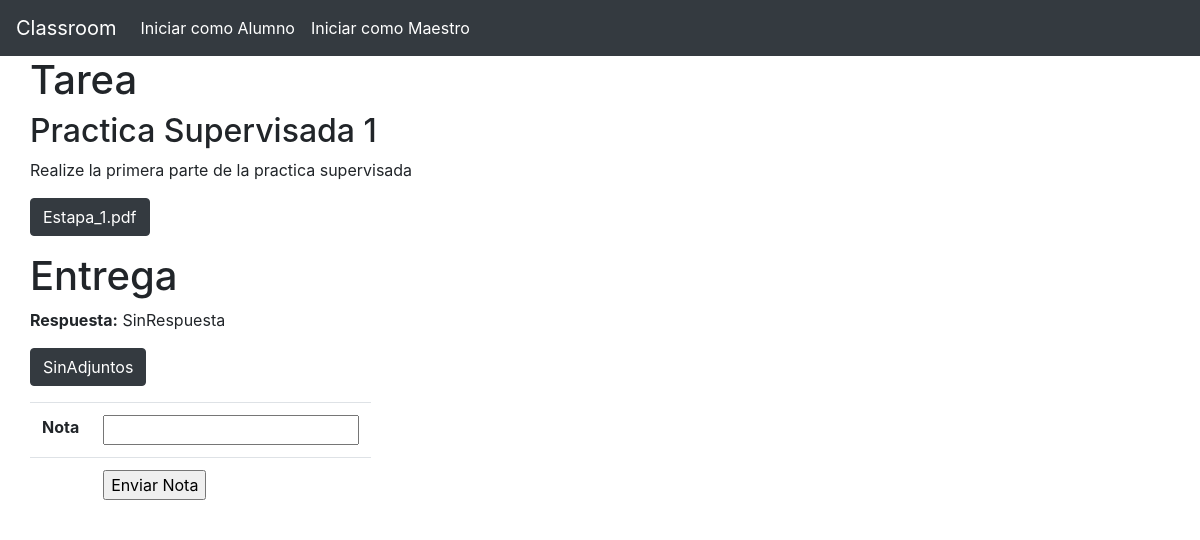
The page /calificar/2 (signed in) on the database as committed earlier.
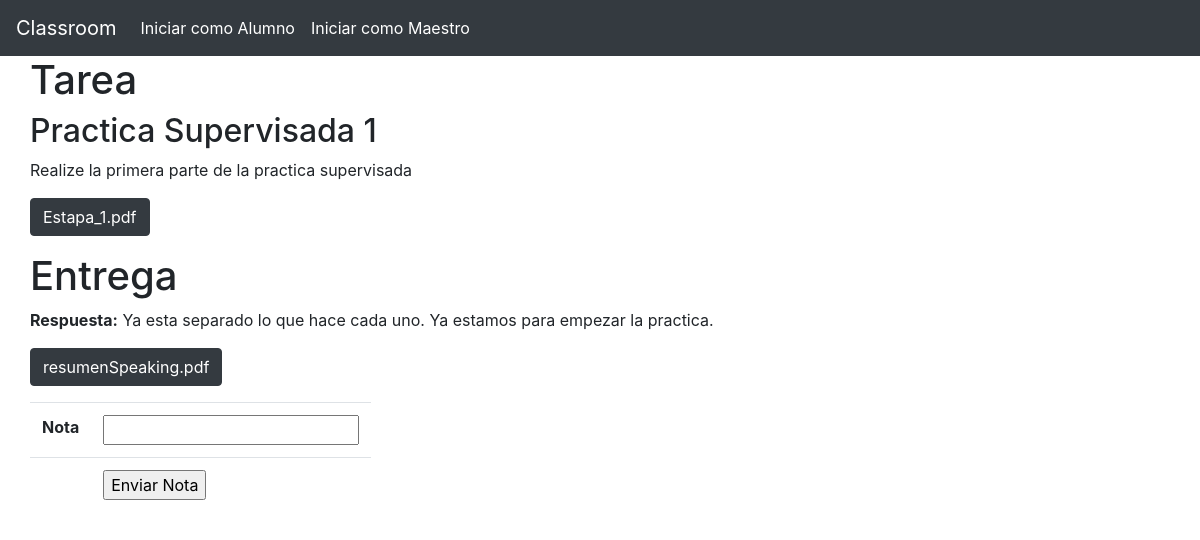
The same page on the database as committed later.
### app.py (models this page shows)
class Tareas(db.Model):
    Id                = db.Column(db.Integer, primary_key=True)
    IdClase           = db.Column(db.Integer, db.ForeignKey('clases.Id'), nullable=False)
    Titulo            = db.Column(db.String(30), nullable=False)
    Descripcion       = db.Column(db.String(120), nullable=False)
    PathAdjuntos      = db.Column(db.String(50), nullable=False)
    entregas          = db.relationship("Entregas", backref="tareasEntregadas")

class Entregas(db.Model):
    Id                = db.Column(db.Integer, primary_key=True)
    IdTarea           = db.Column(db.Integer, db.ForeignKey('tareas.Id'), nullable=False)
    IdAlumno          = db.Column(db.Integer, db.ForeignKey('alumno.Id'), nullable=False)
    PathAdjuntos      = db.Column(db.String(50), nullable=False)
    Respuesta         = db.Column(db.String(300), nullable=False)
    Calificado        = db.Column(db.Boolean, nullable=False)
    Nota              = db.Column(db.Integer, nullable=False)

### app.py (the view)
@app.route("/calificar/<int:idEntrega>", methods=["GET", "POST"])
def calificarTareas(idEntrega):
    if not "type" in session:
        flash("Cuidado mano, que tengo tu ip")
        return redirect("/")
    if session["type"] != "Admin" and session["type"] != "Profe":
        flash("Cuidado mano, que tengo tu ip")
        return redirect("/")
    if request.method == "POST":
        nota = request.form.get("nota")
        entrega = Entregas.query.get(idEntrega)
        if entrega:
            entrega.Nota = nota
            entrega.Calificado = True
            db.session.commit()
        else:
            flash("Id de tarea incorrecto")
        return redirect("/calificar")
    else:
        entrega = Entregas.query.get(idEntrega)
        tarea = Tareas.query.get(entrega.IdTarea)
        return render_template("calificarTarea.html", entrega=entrega, tarea=tarea)
    return f"Calificar {idTarea}"

### templates/calificarTarea.html (shortened to what this page needs)
{% extends "base.html" %}
{% block contenido %}
{% if tarea and entrega %}
    <div class="row">
        <h1>Tarea</h1>
    </div>
    <div class="row">
        <h2>{{ tarea.Titulo }}</h2>
    </div>
    <div class="row">
        <p>
             {{ tarea.Descripcion }}
        </p>
    </div>
    <div class="row">
        {% if tarea.PathAdjuntos != "SinArchivo" %}
            <p><a href="/file/{{ tarea.PathAdjuntos }}" class="btn btn-dark">{{ tarea.PathAdjuntos }}</a></p>
        {% endif %}
    </div>
    <div class="row">
        <br>
        <h1>Entrega</h1>
    </div>
    <div class="row">
        <p><strong>Respuesta:</strong> {{ entrega.Respuesta }}</p>
    </div>
    <div class="row">
        {% if entrega.PathAdjuntos != "SinArchivo" %}
            <p><a href="/file/{{ entrega.PathAdjuntos }}" class="btn btn-dark">{{ entrega.PathAdjuntos }}</a></p>
        {% endif %}
    </div>
    <div class="row">
        <form action="/calificar/{{ entrega.Id }}" method="POST">
            <table class="table">
                <tr>
                    <th>Nota</th>
                    <th><input type="number" name="nota" required></th>
                </tr>
                <tr>
                    <th></th>
                    <th><input type="submit" value="Enviar Nota"></th>
                </tr>
            </table>
        </form>
    </div>
{% else %}
    <h1>Sea lo que estes haciendo, para amigo. Recuerda que se quien eres. Deja de hacer cosas que no te tocan</h1>
{% endif %}
{% endblock %}

### templates/base.html (shortened to what this page needs)
<!DOCTYPE html>
<html>
    <head>
        <link rel="stylesheet" href="https://stackpath.bootstrapcdn.com/bootstrap/4.5.0/css/bootstrap.min.css">
    </head>
    <body>
           <div class="fluid-container">
             <div class="row" id="BarraMenu">
                <div class="col-md">
                    <nav class="navbar navbar-expand-lg navbar-dark bg-dark">
                        <a class="navbar-brand" href="#">Classroom</a>
                        <div class="collapse navbar-collapse" id="navbarSupportedContent">
                            <ul class="navbar-nav mr-auto">
                                {% if type=="Alumno" %}
                                    <li class="nav-item active">
                                        <a class="nav-link" href="/tareas">Tareas Pendientes</a>
                                    </li>
                                    <li class="nav-item active">
                                        <a class="nav-link" href="/notas">Notas</a>
                                    </li>
                                {% else %}
                                    <li class="nav-item active">
                                        <a class="nav-link" href="/login/alumno">Iniciar como Alumno</a>
                                    </li>
                                    <li class="nav-item active">
                                        <a class="nav-link" href="/login/maestro">Iniciar como Maestro</a>
                                    </li>
                                {% endif %}
                            </ul>
                        </div>
                    </nav>
                </div>
            </div>
           </div>
            <div class="container">
                {% block contenido %}
                {% endblock %}
            </div>
    </body>
</html>

Rows that differ between the two databases and show on the page:
changed Entregas: Respuesta "SinRespuesta" → "Ya esta separado lo que hace cada uno. Ya estamos para empezar la practica."; PathAdjuntos "SinAdjuntos" → "resumenSpeaking.pdf"
